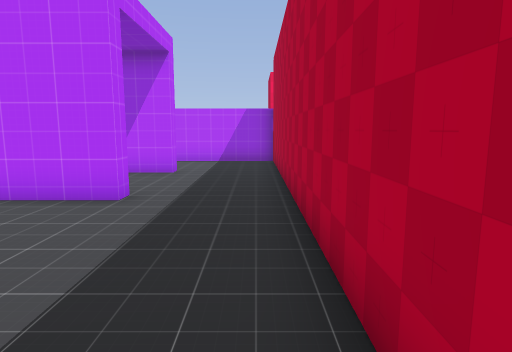
view 1 (above)

16 first-person views from a walk through a 3-D level made in the Godot game engine. The camera is 1.3 m above the floor, tilts 8° down and sees 75° across. The floor is counted in squares, 1 m on a side. Each view is taken from the middle of a square. On the plan, view 1 faces up. The plan holds only what a view shows up to about 14 squares ahead; the rest is blank.

view 2
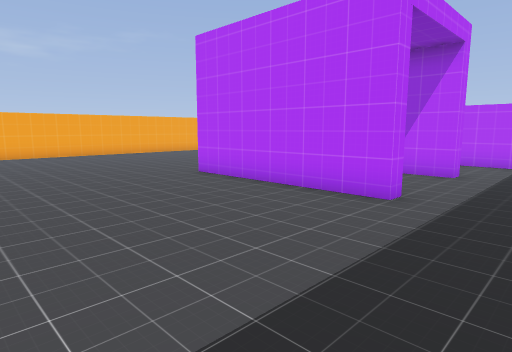

view 3
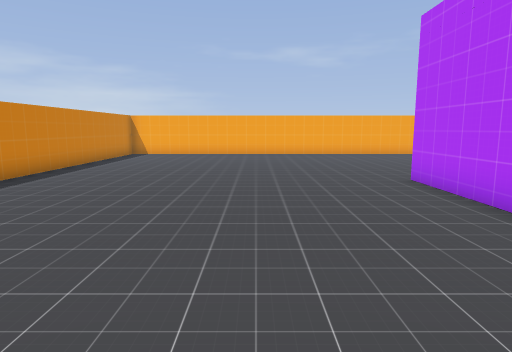

view 4
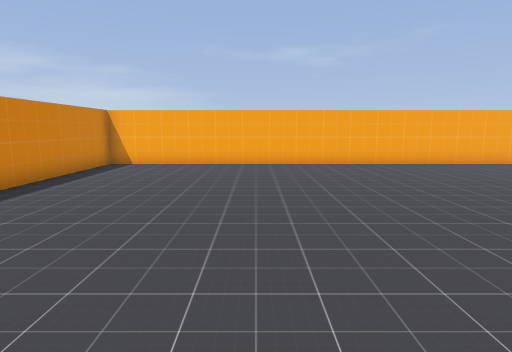

view 5
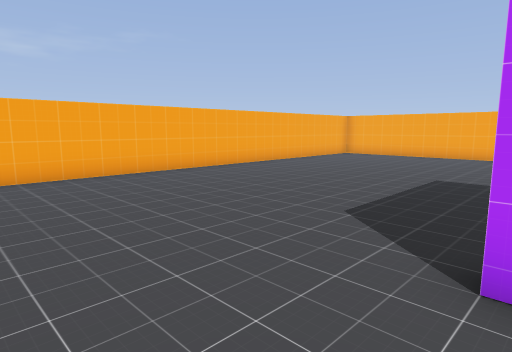

view 6
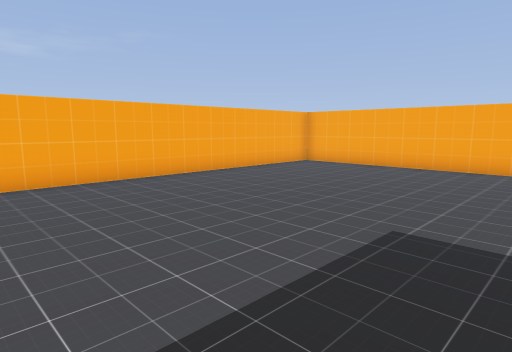

view 7
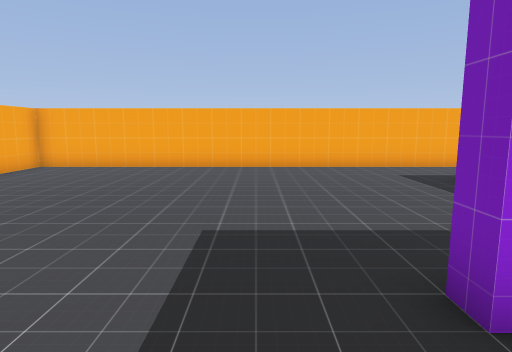

view 8
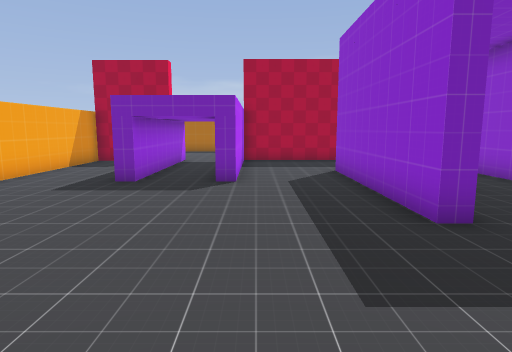

view 9
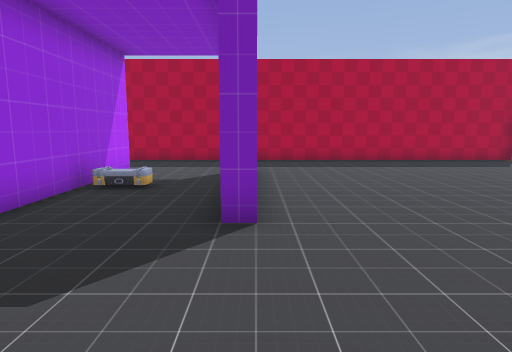

view 10
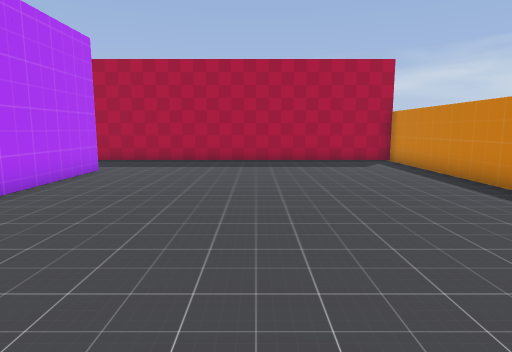

view 11
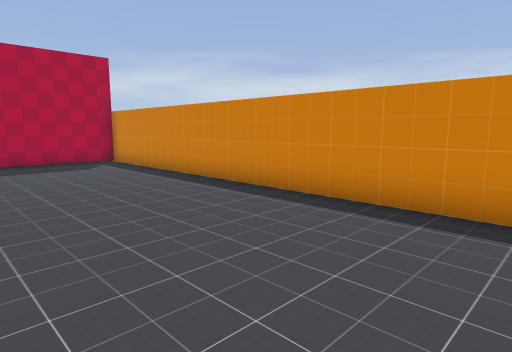

view 12
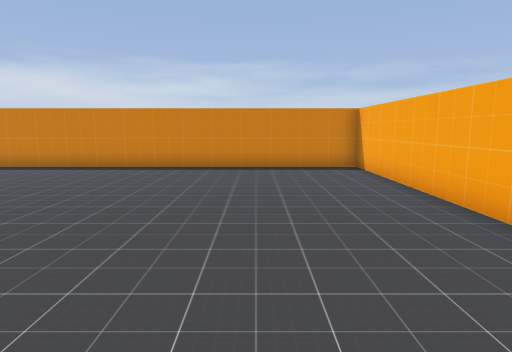

view 13
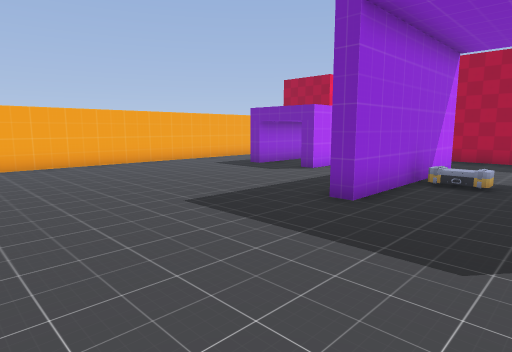

view 14
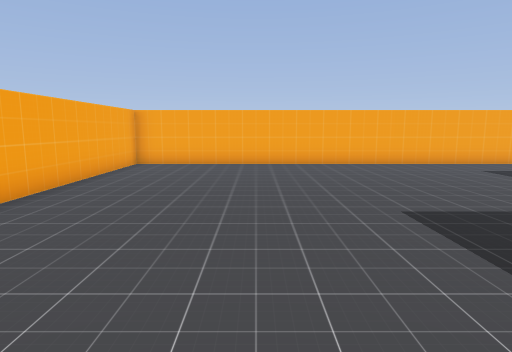

view 15
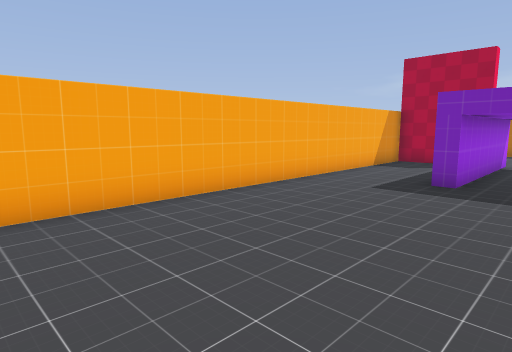

view 16
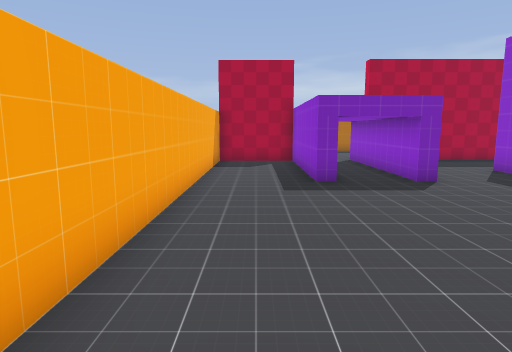

### Floor plan
Points are (right, up) in squares from view 1. A wall is a line through its corners. A room is listed if a view was taken in it or the views show most of it. See-through windows are left out.
Room 1 (views 1, 2, 3, 4, 5, 6, 7, 8, 9, 10, 11, 12, 13, 14, 15, 16)
walls: (-8.5, 10) (-8.5, 10.5) (-2.5, 10.5) (-2.5, 10) (-8.5, 10); (-4.5, 6.5) (-3.2, 6.5); (-2.5, 6.5) (-2.5, 6) (-8.5, 6) (-8.5, 6.5); (-4.8, 13.5) (-4.8, 16.5) (0.7, 16.5) (0.7, 19.5) (-17.5, 19.5) (-17.5, -4.5) (0.7, -4.5) (0.7, 13.5) (-4.8, 13.5)

Where each view was taken, in squares from view 1:
view 1: 0 up, 0 right, facing up
view 2: 0 up, 0 right, facing up-left
view 3: 2 up, 0 right, facing left
view 4: 1 up, 5 left, facing left
view 5: 3 up, 8 left, facing up-left
view 6: 8 up, 9 left, facing up-left
view 7: 8 up, 10 left, facing up
view 8: 13 up, 13 left, facing right
view 9: 6 up, 13 left, facing right
view 10: 1 up, 13 left, facing right
view 11: 1 up, 13 left, facing down-right
view 12: 7 up, 14 left, facing down
view 13: 7 up, 14 left, facing up-right
view 14: 7 up, 13 left, facing up
view 15: 14 up, 13 left, facing up-right
view 16: 18 up, 13 left, facing right
